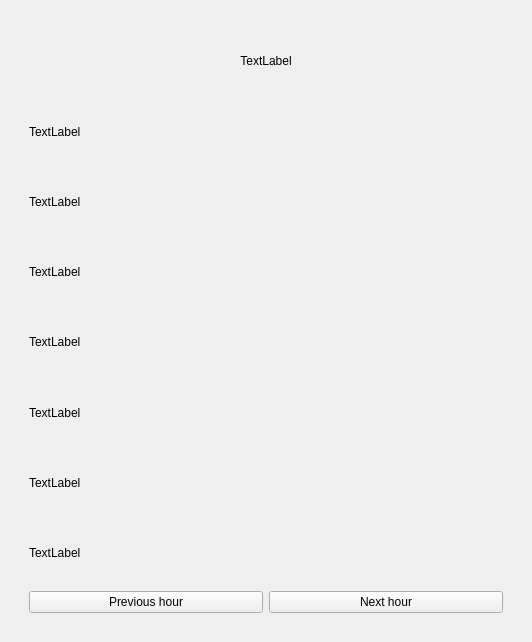
<?xml version="1.0" encoding="UTF-8"?>
<ui version="4.0">
 <class>WeatherDialog</class>
 <widget class="QDialog" name="WeatherDialog">
  <property name="geometry">
   <rect>
    <x>0</x>
    <y>0</y>
    <width>532</width>
    <height>642</height>
   </rect>
  </property>
  <property name="windowTitle">
   <string>Dialog</string>
  </property>
  <layout class="QVBoxLayout" name="verticalLayout">
   <item>
    <widget class="QWidget" name="verticalWidget" native="true">
     <layout class="QVBoxLayout" name="verticalLayout_2">
      <item>
       <widget class="QStackedWidget" name="stackedwidget_wd">
        <property name="currentIndex">
         <number>1</number>
        </property>
        <widget class="QWidget" name="page">
         <layout class="QVBoxLayout" name="verticalLayout_4">
          <item>
           <layout class="QVBoxLayout" name="verticalLayout_3">
            <item>
             <widget class="QLabel" name="wd_label_p1header">
              <property name="text">
               <string>Current Weather</string>
              </property>
              <property name="alignment">
               <set>Qt::AlignCenter</set>
              </property>
             </widget>
            </item>
            <item>
             <widget class="QLabel" name="wd_label_temperature">
              <property name="text">
               <string>temperature</string>
              </property>
             </widget>
            </item>
            <item>
             <widget class="QLabel" name="wd_label_wind">
              <property name="text">
               <string>wind</string>
              </property>
             </widget>
            </item>
            <item>
             <widget class="QLabel" name="wd_label_weather">
              <property name="text">
               <string>weather</string>
              </property>
             </widget>
            </item>
            <item>
             <widget class="QLabel" name="wd_label_station">
              <property name="text">
               <string>current station</string>
              </property>
              <property name="alignment">
               <set>Qt::AlignCenter</set>
              </property>
             </widget>
            </item>
           </layout>
          </item>
          <item>
           <layout class="QHBoxLayout" name="horizontalLayout">
            <item>
             <widget class="QPushButton" name="wd_pb_curWeather">
              <property name="text">
               <string>Current Weather</string>
              </property>
             </widget>
            </item>
            <item>
             <widget class="QPushButton" name="wd_pb_forecast">
              <property name="text">
               <string>Forecast </string>
              </property>
             </widget>
            </item>
           </layout>
          </item>
          <item>
           <layout class="QHBoxLayout" name="horizontalLayout_2">
            <item>
             <widget class="QLabel" name="wd_label_location">
              <property name="text">
               <string>Location</string>
              </property>
             </widget>
            </item>
            <item>
             <widget class="QLineEdit" name="wd_le_newLocation"/>
            </item>
            <item>
             <widget class="QPushButton" name="wd_pb_change">
              <property name="text">
               <string>Change</string>
              </property>
             </widget>
            </item>
           </layout>
          </item>
         </layout>
        </widget>
        <widget class="QWidget" name="page_2">
         <layout class="QVBoxLayout" name="verticalLayout_5">
          <item>
           <layout class="QVBoxLayout" name="verticalLayout_6">
            <item>
             <widget class="QLabel" name="wd_label_p2header">
              <property name="text">
               <string>TextLabel</string>
              </property>
              <property name="alignment">
               <set>Qt::AlignCenter</set>
              </property>
             </widget>
            </item>
            <item>
             <widget class="QLabel" name="wd_label_forecast_temperature">
              <property name="text">
               <string>TextLabel</string>
              </property>
             </widget>
            </item>
            <item>
             <widget class="QLabel" name="wd_label_forecast_windspeed">
              <property name="text">
               <string>TextLabel</string>
              </property>
             </widget>
            </item>
            <item>
             <widget class="QLabel" name="wd_label_forecast_gust">
              <property name="text">
               <string>TextLabel</string>
              </property>
             </widget>
            </item>
            <item>
             <widget class="QLabel" name="wd_label_forecast_winddirection">
              <property name="text">
               <string>TextLabel</string>
              </property>
             </widget>
            </item>
            <item>
             <widget class="QLabel" name="wd_label_forecast_weather">
              <property name="text">
               <string>TextLabel</string>
              </property>
             </widget>
            </item>
            <item>
             <widget class="QLabel" name="wd_label_forecast_humidity">
              <property name="text">
               <string>TextLabel</string>
              </property>
             </widget>
            </item>
            <item>
             <widget class="QLabel" name="wd_label_forecast_airpressure">
              <property name="text">
               <string>TextLabel</string>
              </property>
             </widget>
            </item>
           </layout>
          </item>
          <item>
           <layout class="QHBoxLayout" name="horizontalLayout_3">
            <item>
             <widget class="QPushButton" name="wd_pb_forecast_previoushour">
              <property name="text">
               <string>Previous hour</string>
              </property>
             </widget>
            </item>
            <item>
             <widget class="QPushButton" name="wd_pb_forecast_nexthour">
              <property name="text">
               <string>Next hour</string>
              </property>
             </widget>
            </item>
           </layout>
          </item>
         </layout>
        </widget>
       </widget>
      </item>
     </layout>
    </widget>
   </item>
  </layout>
 </widget>
 <resources/>
 <connections/>
</ui>
